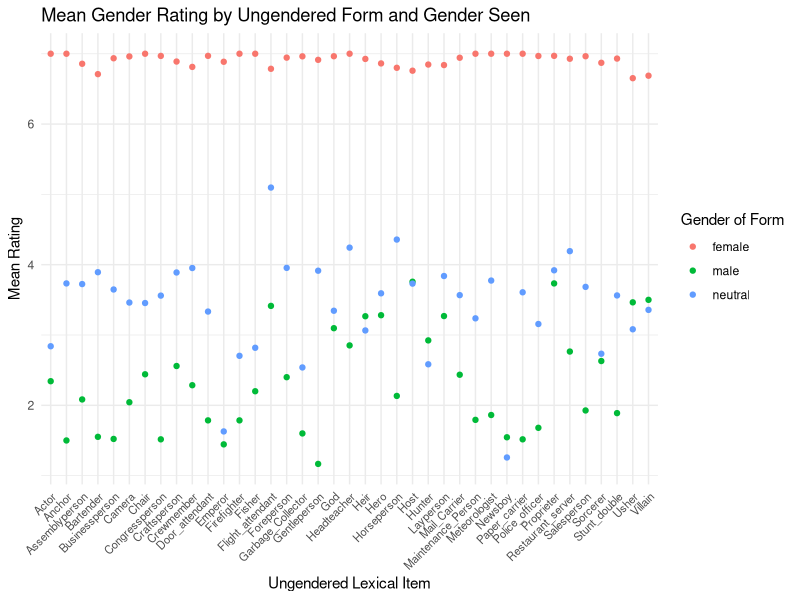
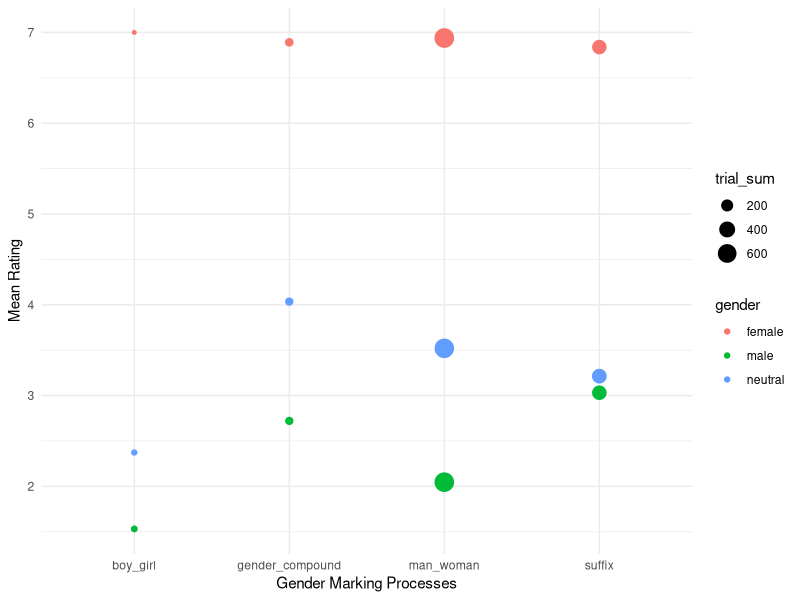
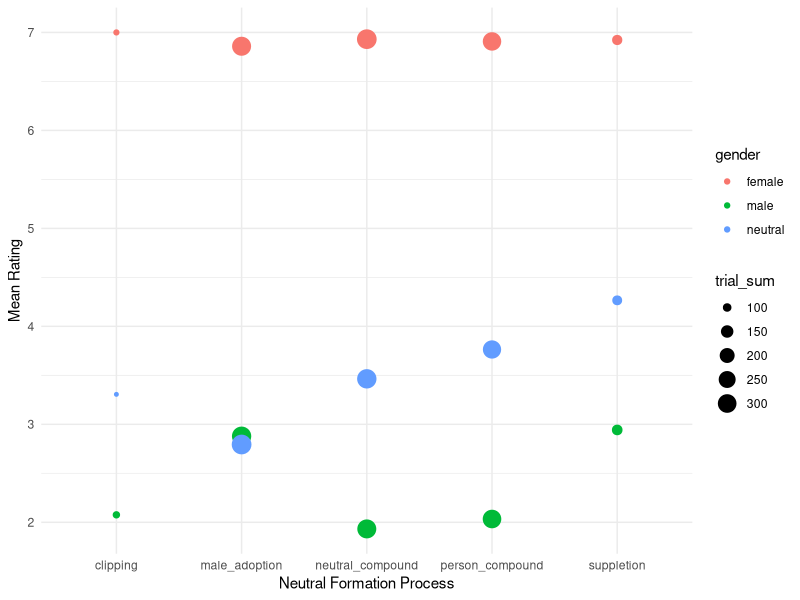

The R script that drew these images, in order:
## ---- chunk 1
library(ggplot2)
library(dplyr)
## ---- chunk 2
trials <- read.csv("gender_titles-trials.csv")
## ---- chunk 3
real_trials <- trials %>%
  filter(id!="example1") %>% 
  filter(workerid!=76)
## ---- chunk 4
final_trials_ugly <- real_trials %>%
  mutate(new_response = ifelse(scale=="FM"&response==1,7,ifelse(scale=="FM"&response==2,6,ifelse(scale=="FM"&response==3,5, ifelse(scale=="FM"&response==5,3, ifelse(scale=="FM"&response==6,2, ifelse(scale=="FM"&response==7,1,ifelse(scale=="FM"&response==4,4,response))))))))
## ---- chunk 5
trials_final <- real_trials %>% 
  mutate(equalized_response = ifelse(scale=="FM",8-response,response))
## ---- chunk 6
trials_final %>% 
  filter(gender=="female") %>% 
  group_by(workerid) %>%
  summarize(female_mean = mean(equalized_response)) %>%
  unique() %>% 
  mutate(exclusion = female_mean < mean(female_mean) - 2*sd(female_mean)) %>%
  filter(exclusion==TRUE)
## ---- chunk 7
usable_trials <- trials_final %>%
  filter(workerid!=17 & workerid!=35 & workerid!=54 & workerid!=57 & workerid!=68 & workerid!=69 & workerid!=72 & workerid!=86 & workerid!=89 & workerid != 107 & workerid != 111)
  
## ---- chunk 8
underlying <- usable_trials %>%
  group_by(id,gender,orthog) %>%
  summarise(indi_mean = mean(equalized_response), trial_count=n())
## ---- chunk 9
ggplot(underlying, aes(x=id, y=indi_mean, color=gender)) + 
  geom_point() + 
  theme_minimal() + 
  theme(axis.text.x = element_text(angle=45, hjust=1, size=8)) + 
  labs(x="Ungendered Lexical Item", y="Mean Rating", color = "Gender of Form", title="Mean Gender Rating by Ungendered Form and Gender Seen")
## ---- chunk 10
morphological_means <- usable_trials %>%
  group_by(gendered_morph,gender) %>% 
  summarize(morph_mean = mean(equalized_response), trial_sum = n())
## ---- chunk 11
ggplot(morphological_means, aes(x=gendered_morph, y=morph_mean, color=gender, size=trial_sum)) + 
  geom_point() + 
  theme_minimal() + 
  labs(x="Gender Marking Processes", y="Mean Rating")
## ---- chunk 12
neutral_means <- usable_trials %>%
  group_by(neutral_morh,gender) %>% 
  summarize(neutral_mean = mean(equalized_response), trial_sum = n())
## ---- chunk 13
ggplot(neutral_means, aes(x=neutral_morh, y=neutral_mean, color=gender, size=trial_sum)) + 
  geom_point() + 
  theme_minimal() + 
  labs(x="Neutral Formation Process", y="Mean Rating")
## ---- chunk 14
mean(underlying$trial_count)
